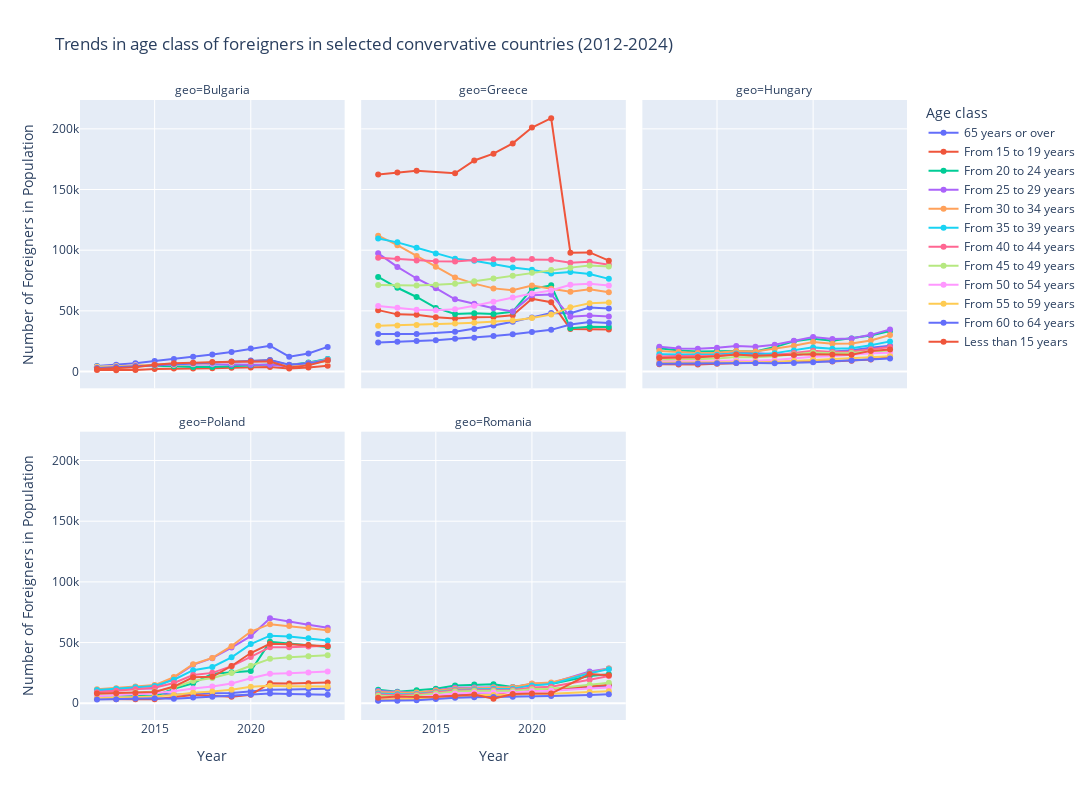

Write notebook code for a chart like this one.
### Code cell
fig = px.line(
    temp_df[(temp_df['geo'].isin(conservs)) & (temp_df['Sex'] == 'Total')].dropna().groupby(['geo', 'year', 'Age class'], as_index=False)['Number'].sum(),
    x="year",
    y="Number",
    color="Age class",
    facet_col="geo",
    facet_col_wrap=3,
    markers=True,
    title="Trends in age class of foreigners in selected convervative countries (2012-2024)",
    labels={
        "year": "Year",
        "Number": "Number of Foreigners in Population",
        "Age class": "Age class"
    }
)
fig.update_layout(height=800, width=1200)
fig.show()
